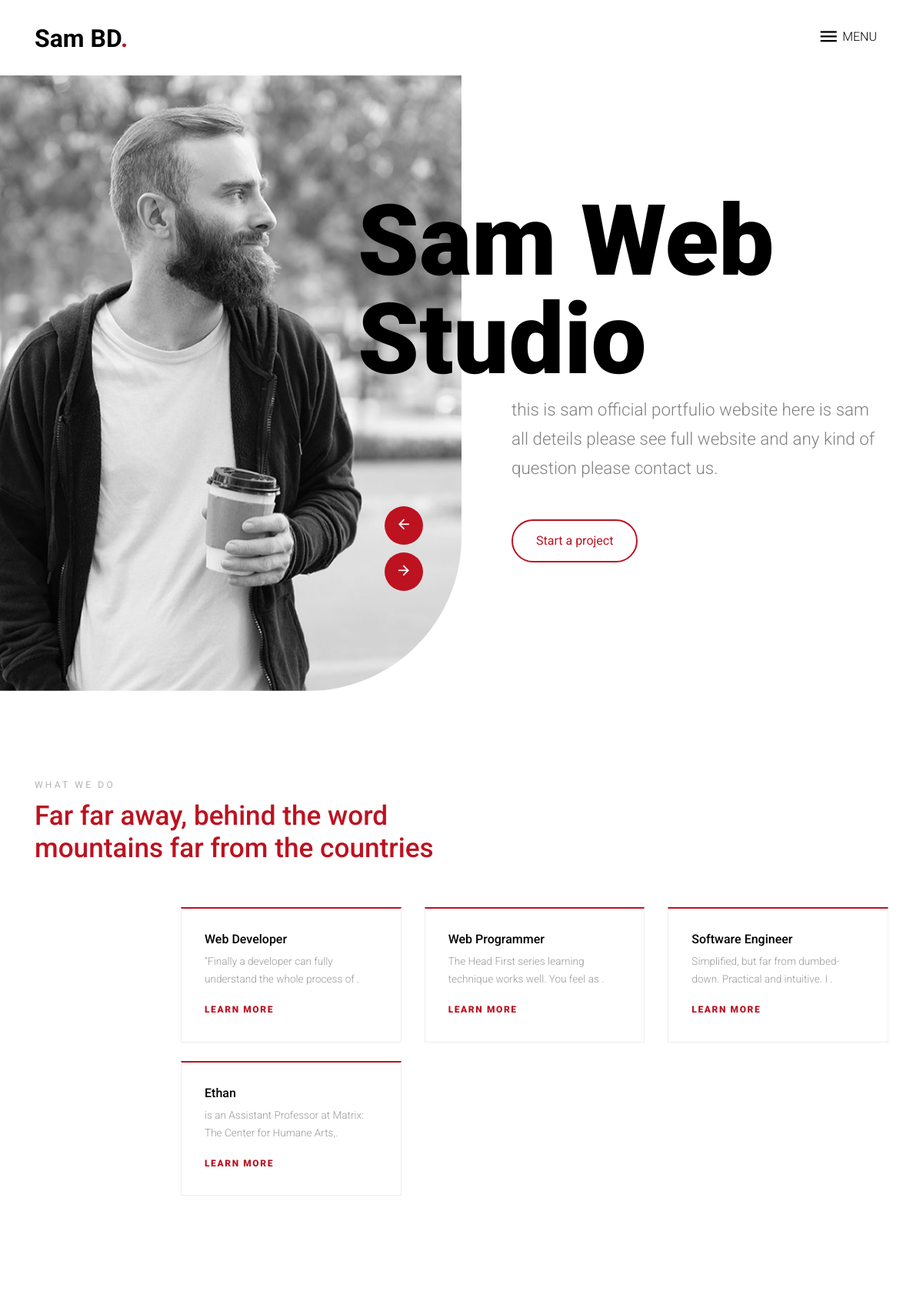
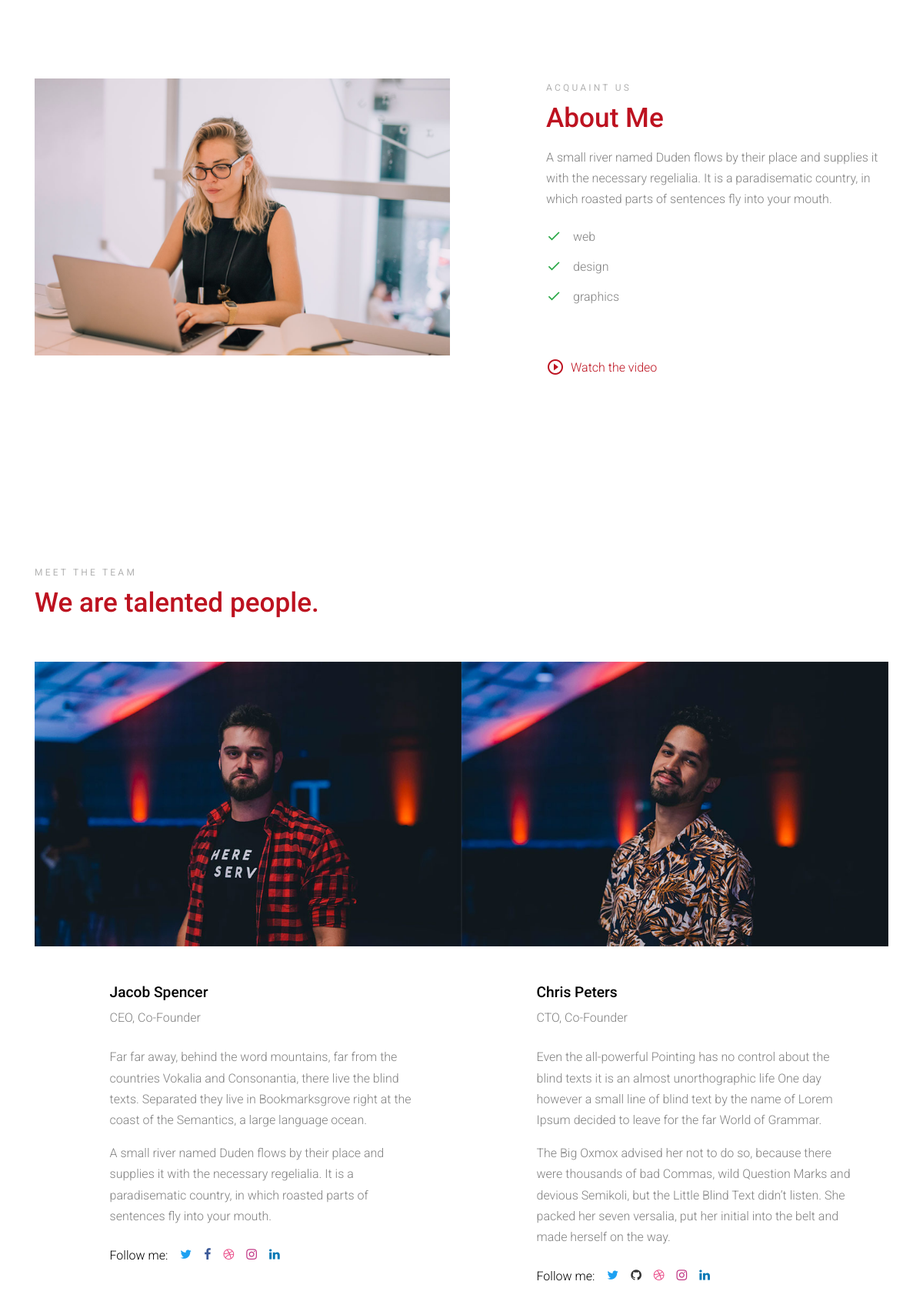
The page / (upper part) on the database its author committed (2 pictures, top to bottom).
### tables this page shows
CREATE TABLE `site_desp` (
  `id` int(11) NOT NULL,
  `title` varchar(50) NOT NULL,
  `s_name` varchar(20) NOT NULL,
  `ban_text` varchar(50) NOT NULL,
  `short_desp` varchar(150) NOT NULL,
  `footer` varchar(20) NOT NULL,
  `footer_link` varchar(50) NOT NULL
);

CREATE TABLE `site_banner_img` (
  `id` int(11) NOT NULL,
  `picture` varchar(255) NOT NULL,
  `status` int(11) NOT NULL
);

CREATE TABLE `services` (
  `id` int(11) NOT NULL,
  `ser_name` varchar(100) NOT NULL,
  `ser_desp` text NOT NULL,
  `status` int(11) NOT NULL
);

CREATE TABLE `about_me` (
  `id` int(11) NOT NULL,
  `about` text NOT NULL
);

CREATE TABLE `quil` (
  `id` int(11) NOT NULL,
  `name` varchar(30) NOT NULL,
  `status` int(11) NOT NULL
);

### index.php (the view, shortened to what this page needs)
<?php
require 'admin/db-con/db_con.php';
$site_desp = "SELECT * FROM site_desp";
$site_desp_que = mysqli_query($db_con,$site_desp);
$site_desp_assoc = mysqli_fetch_assoc($site_desp_que);
?>
<!DOCTYPE html>
<html lang="en">
  <head>
    <link rel="stylesheet" href="fonts/icomoon/style.css">
    <link rel="stylesheet" href="css/bootstrap.min.css">
    <link rel="stylesheet" href="css/animate.css">
    <link rel="stylesheet" href="css/owl.carousel.min.css">
    <link rel="stylesheet" href="css/owl.theme.default.min.css">
    <link rel="stylesheet" href="css/bootstrap-datepicker.css">
    <link rel="stylesheet" href="fonts/flaticon/font/flaticon.css">
    <link rel="stylesheet" href="css/aos.css">
    <link rel="stylesheet" href="css/jquery.fancybox.min.css">
    <link rel="stylesheet" href="css/style.css">
  </head>
  <body data-spy="scroll" data-target=".site-navbar-target" data-offset="300">
  <div class="site-wrap">
    <div class="site-navbar-wrap">
      <div class="site-navbar site-navbar-target js-sticky-header">
        <div class="container">
          <div class="row align-items-center">
            <div class="col-6 col-md-4">
              <h1 class="my-0 site-logo"><a href="index.php"><?php echo $site_desp_assoc['s_name']; ?><span class="text-primary">.</span> </a></h1>
            </div>
            <div class="col-6 col-md-8">
              <nav class="site-navigation text-right" role="navigation">
                <div class="container">
                  <div class="d-inline-block d-lg-block ml-md-0 mr-auto py-3"><a href="#" class="site-menu-toggle js-menu-toggle text-black">
                    <span class="icon-menu h3"></span> <span class="menu-text">Menu</span>
                  </a></div>
                </div>
              </nav>
            </div>
          </div>
        </div>
      </div>
    </div>
    <?php
    $sel_banner = "SELECT * FROM site_banner_img WHERE status=1";
    $sel_banner_que = mysqli_query($db_con,$sel_banner);
    ?>
    <div class="site-blocks-cover" id="home-section">
      <div class="img-wrap">
        <div class="owl-carousel slide-one-item hero-slider">
          <?php foreach ($sel_banner_que as $banner): ?>
          <div class="slide">
            <img src="admin/uploads/banner/<?php echo $banner['picture']; ?>" alt="Image">
          </div>
          <?php endforeach; ?>
        </div>
      </div>
      <div class="container">
        <div class="row">
          <div class="col-md-6 ml-auto align-self-center">
            <div class="intro">
              <div class="heading">
                <h1><?php echo $site_desp_assoc['ban_text']; ?></h1>
              </div>
              <div class="text">
                <p class="sub-text mb-5"><?php echo $site_desp_assoc['short_desp']; ?>.</p>
                <p><a href="#" target="_blank" class="btn btn-outline-primary btn-md">Start a project</a></p>
              </div>
            </div>
          </div>
        </div>
      </div>
    </div>
<?php
$sel_service = "SELECT * FROM services WHERE status=1";
$sel_service_que = mysqli_query($db_con,$sel_service);
?>
    <div class="site-section" id="what-we-do-section">
      <div class="container">
        <div class="row mb-5">
          <div class="col-lg-6 section-title">
            <span class="sub-title mb-2 d-block">What We Do</span>
            <h2 class="title text-primary">Far far away, behind the word mountains far from the countries</h2>
          </div>
        </div>
        <div class="row">
          <div class="col-lg-10 ml-auto">
            <div class="row">
              <?php foreach ($sel_service_que as $service): ?>
              <div class="col-md-6 col-lg-4 mb-4 mb-lg-4">
                <div class="service h-100">
                  <h3><?php echo $service['ser_name']; ?></h3>
                  <p><?php echo substr($service['ser_desp'], 0,65); ?>.</p>
                  <p><a href="single-service.php?id=<?php echo $service['id']; ?>" class="readmore">Learn more</a></p>
                </div>
              </div>
              <?php endforeach; ?>
            </div>
          </div>
        </div>
      </div>
    </div>
<?php
$sel_about = "SELECT * FROM about_me";
$sel_about_que = mysqli_query($db_con,$sel_about);
$sel_about_assoc = mysqli_fetch_assoc($sel_about_que);
?>
    <div class="site-section" id="about-section">
      <div class="container">
        <div class="row align-items-center">
          <div class="col-lg-6 mb-5">
            <img src="images/glint_about_1.jpg" alt="Image" class="img-fluid">
          </div>
          <div class="col-lg-5 ml-auto section-title">
            <span class="sub-title mb-2 d-block">Acquaint Us</span>
            <h2 class="title text-primary mb-3">About Me</h2>
            <p class="mb-4"><?php echo $sel_about_assoc['about']; ?>.</p>
<?php
$sel_quil = "SELECT * FROM quil WHERE status=1 LIMIT 3";
$sel_quil_que = mysqli_query($db_con,$sel_quil);
?>
            <div class="d-flex">
              <ul class="list-unstyled ul-check success mr-5">
                <?php foreach ($sel_quil_que as $quil): ?>
                <li><?php echo $quil['name']; ?></li>
              <?php endforeach; ?>
              </ul>
            </div>
            <p><a data-fancybox data-ratio="2" href="https://vimeo.com/326176805" class="d-flex align-items-center"><span class="icon-play_circle_outline h4 m-0 mr-2"></span> <span>Watch the video</span></a></p>
          </div>
        </div>
      </div>
    </div>
    <div class="site-section" id="what-we-do-section">
      <div class="container">
        <div class="row mb-5">
          <div class="col-lg-6 section-title">
            <span class="sub-title mb-2 d-block">Meet The Team</span>
            <h2 class="title text-primary">We are talented people.</h2>
          </div>
        </div>
        <div class="row no-gutters">
          <div class="col-lg-6 mb-5 person">
            <img src="images/person_1.jpg" alt="Image" class="img-fluid mb-5">
            <div class="row">
              <div class="col-lg-10 ml-auto">
                <div class="pr-lg-5">
                  <h3>Jacob Spencer</h3>
                  <span class="mb-4 d-block">CEO, Co-Founder</span>
                  <p>Far far away, behind the word mountains, far from the countries Vokalia and Consonantia, there live the blind texts. Separated they live in Bookmarksgrove right at the coast of the Semantics, a large language ocean.</p>
                  <p>A small river named Duden flows by their place and supplies it with the necessary regelialia. It is a paradisematic country, in which roasted parts of sentences fly into your mouth.</p>
                  <p class="d-flex align-items-center">
                    <span class="mr-3 text-black">Follow me:</span>
                    <a href="#" class="twitter pr-2 pt-2 pb-2 pl-0"><span class="icon-twitter"></span></a>
                    <a href="#" class="facebook p-2"><span class="icon-facebook"></span></a>
                    <a href="#" class="dribbble p-2"><span class="icon-dribbble"></span></a>
                    <a href="#" class="instagram p-2"><span class="icon-instagram"></span></a>
                    <a href="#" class="linkedin p-2"><span class="icon-linkedin"></span></a>
                  </p>
                </div>
              </div>
            </div>
          </div>
          <div class="col-lg-6 person">
            <img src="images/person_2.jpg" alt="Image" class="img-fluid mb-5">
            <div class="row">
              <div class="col-lg-10 ml-auto">
                <div class="pr-lg-5">
                  <h3>Chris Peters</h3>
                  <span class="mb-4 d-block">CTO, Co-Founder</span>
                  <p>Even the all-powerful Pointing has no control about the blind texts it is an almost unorthographic life One day however a small line of blind text by the name of Lorem Ipsum decided to leave for the far World of Grammar.</p>
                  <p>The Big Oxmox advised her not to do so, because there were thousands of bad Commas, wild Question Marks and devious Semikoli, but the Little Blind Text didn’t listen. She packed her seven versalia, put her initial into the belt and made herself on the way.</p>
                  <p class="d-flex align-items-center">
                    <span class="mr-3 text-black">Follow me:</span>
                    <a href="#" class="twitter pr-2 pt-2 pb-2 pl-0"><span class="icon-twitter"></span></a>
                    <a href="#" class="github p-2"><span class="icon-github"></span></a>
                    <a href="#" class="dribbble p-2"><span class="icon-dribbble"></span></a>
                    <a href="#" class="instagram p-2"><span class="icon-instagram"></span></a>
                    <a href="#" class="linkedin p-2"><span class="icon-linkedin"></span></a>
                  </p>
                </div>
              </div>
            </div>
          </div>
        </div>
      </div>
    </div>
  </div>
  </body>
</html>

### css/style.css (style rules this page uses)
body { line-height: 1.7; color: gray; font-weight: 300; font-size: 1rem; font-family: "Roboto", -apple-system, BlinkMacSystemFont, "Segoe UI", Roboto, "Helvetica Neue", Arial, "Noto Sans", sans-serif, "Apple Color Emoji", "Segoe UI Emoji", "Segoe UI Symbol", "Noto Color Emoji"; }
a { -webkit-transition: .3s all ease; -o-transition: .3s all ease; transition: .3s all ease; }
h1, h2, h3, h4, h5, h6 { color: #000; }
.text-black { color: #000 !important; }
.site-wrap:before { -webkit-transition: .3s all ease-in-out; -o-transition: .3s all ease-in-out; transition: .3s all ease-in-out; background: rgba(0, 0, 0, 0.2); content: ""; position: absolute; z-index: 2000; top: 0; left: 0; right: 0; bottom: 0; opacity: 0; visibility: hidden; }
.btn { border-width: 2px; border-radius: 30px; }
.btn.btn-outline-primary { color: #bd1220; border-color: #bd1220 !important; background-color: transparent !important; }
.btn.btn-md { padding: 14px 30px; }
.site-section { padding: 4.5em 0; }
@media (min-width: 768px) { .site-section { padding: 7em 0; } }
.site-navbar-wrap { position: relative; z-index: 99; width: 100%; left: 0; background: #fff; }
.site-navbar-wrap a { color: #000; }
.site-navbar { margin-bottom: 0px; width: 100%; padding: 15px 0; }
.site-navbar .site-logo { font-weight: 200; line-height: 0; position: relative; }
.site-navbar .site-logo a { font-weight: 200; color: #000; font-size: 2rem; font-weight: bold; }
.sticky-wrapper .site-navbar { background-color: #fff; -webkit-transition: .3s all ease; -o-transition: .3s all ease; transition: .3s all ease; }
.site-blocks-cover { background-size: cover; background-repeat: no-repeat; background-position: top; background-attachment: fixed; position: relative; }
.site-blocks-cover, .site-blocks-cover > .container > .row { min-height: 600px; height: calc(100vh); }
.site-blocks-cover h1 { font-size: 8rem; font-weight: 900; line-height: 1; }
.site-blocks-cover .sub-text { font-size: 1.4rem; color: gray; font-weight: 300; }
.site-blocks-cover .img-wrap { position: absolute; z-index: -1; width: calc(100% - 50%); top: 0; height: 100%; z-index: 2; right: 50%; min-height: 600px; overflow: hidden; border-bottom-right-radius: 200px; }
.site-blocks-cover .img-wrap .slide { height: 100vh; position: relative; }
.site-blocks-cover .img-wrap .slide img { position: absolute; top: 0; height: 100%; width: 100%; -o-object-fit: cover; object-fit: cover; }
.site-blocks-cover .intro { z-index: 3; position: relative; }
.site-blocks-cover .intro .heading { margin-left: -150px; }
.site-blocks-cover .intro .text { padding-left: 50px; }
.site-menu-toggle .menu-text { position: relative; top: -6px; text-transform: uppercase; }
.section-title .sub-title { font-size: .75rem; text-transform: uppercase; letter-spacing: .2rem; font-weight: 400; color: #b3b3b3; }
.section-title .title { font-size: 2.2rem; }
.service { padding: 30px; background: #fff; border: 1px solid #eee; border-top: 2px solid #bd1220; -webkit-transition: .3s all ease-in-out; -o-transition: .3s all ease-in-out; transition: .3s all ease-in-out; position: relative; top: 0; }
.service *:last-child { margin-bottom: 0; }
.service h3 { font-size: 1rem; color: #000; }
.service p { color: #999999; font-size: .85rem; }
.readmore { position: relative; padding-right: 20px; text-transform: uppercase; font-size: .75rem; letter-spacing: .1rem; font-weight: 900; -webkit-transition: .3s all ease; -o-transition: .3s all ease; transition: .3s all ease; }
.readmore:after { -webkit-transition: .3s all ease; -o-transition: .3s all ease; transition: .3s all ease; position: absolute; content: "\e5c8"; top: 50%; -webkit-transform: translateY(-50%); -ms-transform: translateY(-50%); transform: translateY(-50%); font-family: 'icomoon'; right: 0; opacity: 0; visibility: hidden; }
.ul-check { margin-bottom: 50px; }
.ul-check li { position: relative; padding-left: 35px; margin-bottom: 15px; line-height: 1.5; }
.ul-check li:before { left: 0; font-size: 20px; top: -.3rem; font-family: "icomoon"; content: "\e5ca"; position: absolute; }
.ul-check.success li:before { color: #28a745; }
.twitter, .twitter:hover { color: #1da1f2; }
.facebook, .facebook:hover { color: #3b5998; }
.instagram, .instagram:hover { color: #c13584; }
.dribbble, .dribbble:hover { color: #ea4c89; }
.github, .github:hover { color: #333; }
.linkedin, .linkedin:hover { color: #0077b5; }
.person h3 { font-size: 1.2rem; }

### rows shown on the page
site_desp: s_name "Sam BD", ban_text "Sam Web Studio", short_desp "this is sam official portfulio website here is sam all deteils please see full website and any kind of question please contact us"
site_banner_img: picture (picture)
services: ser_name "Web Developer", ser_desp "“Finally a developer can fully understand the whole process of"
services: ser_name "Web Programmer", ser_desp "The Head First series learning technique works well. You feel as"
services: ser_name "Software Engineer", ser_desp "Simplified, but far from dumbed-down. Practical and intuitive. I"
services: ser_name "Ethan", ser_desp "is an Assistant Professor at Matrix: The Center for Humane Arts,"
about_me: about "A small river named Duden flows by their place and supplies it with the necessary regelialia. It is a paradisematic country, in which roasted parts of sentences fly into your mouth"
quil: name "web"
quil: name "design"
quil: name "graphics"
